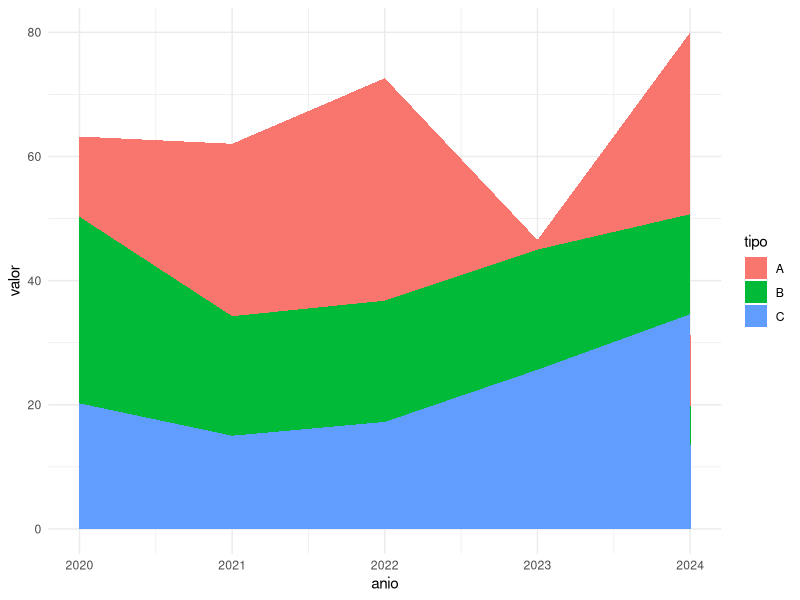

This figure's R source:
# --------------------------------------------------------------
# Gráfico de áreas
# --------------------------------------------------------------

# Definir el conjunto de datos a utilizar
tipo <- c("A","A","A","A","A",
          "B","B","B","B","B",
          "C","C","C","C","C")

anio <- c(2020,2021,2022,2023,2024,
          2020,2021,2022,2023,2024,
          2020,2021,2022,2023,2024)

set.seed(1234)
valor <- rnorm(15,25,10) # 15 Elementos de media 25 y desvición típica 10

datos <- data.frame(tipo, anio, valor)


#install.packages("ggplot2") # Instalar paquete de visualización gráfica
library(ggplot2) # Cargar la librería gráfica "ggplot2"

ggplot(datos, aes(x = anio, y = valor)) + 
  geom_area(aes(fill = tipo)) + # Relleno
  theme_minimal() 
